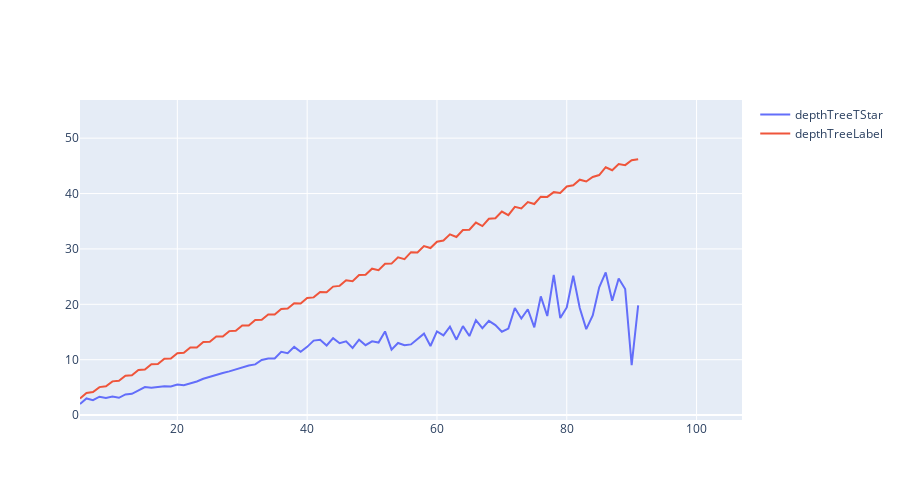
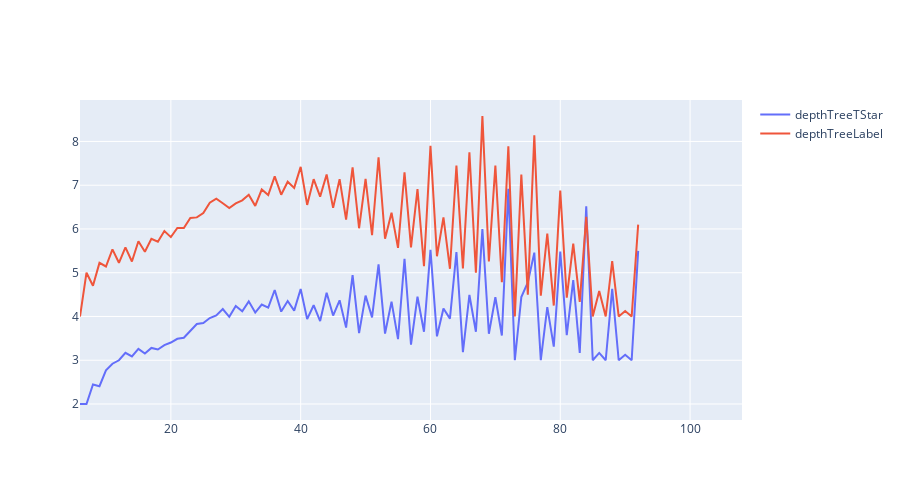

Notebook code cell kept with these figures, in order:
### Code cell
graphColsMean(out, ys=["depthTreeTStar", "depthTreeLabel"], yLog=False)
graphColsMean(out_neg, ys=["depthTreeTStar", "depthTreeLabel"], yLog=False)
